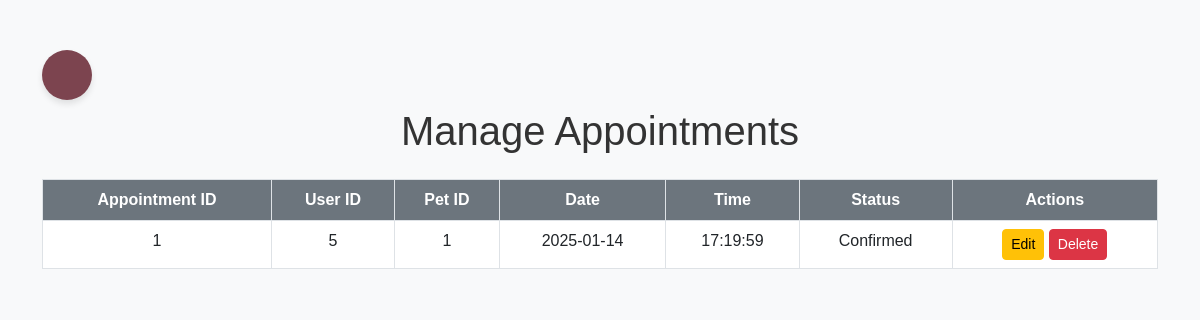
Screenshot of /PETOPIA/appointments.php (signed in) with the database file from the repository.
### tables this page shows
CREATE TABLE `appointments` (
  `appointment_id` int(11) NOT NULL,
  `user_id` int(11) NOT NULL,
  `pet_id` int(11) NOT NULL,
  `date` date NOT NULL,
  `time` time NOT NULL,
  `status` enum('Pending','Confirmed','Cancelled') NOT NULL
);

### PETOPIA/appointments.php (the view, shortened to what this page needs)
<?php
include('database.php');
$sql = "SELECT appointment_id, user_id, pet_id, date, time, status FROM Appointments";
$result = $conn->query($sql);
$appointments = [];
while ($appointment = $result->fetch_assoc()) {
    $appointments[] = $appointment;
}
?>
<!DOCTYPE html>
<html lang="en">
<head>
    <link rel="stylesheet" href="https://cdn.jsdelivr.net/npm/bootstrap@5.3.0/dist/css/bootstrap.min.css">
</head>
<body>
    <div class="container">
        <div class="back-button">
        <a href="admin_dashboard.php" class="back-arrow"><i class="fas fa-arrow-left"></i></a>
        </div>
        <h1 class="text-center mb-4">Manage Appointments</h1>
        <table class="table table-bordered table-hover">
            <thead>
                <tr>
                    <th>Appointment ID</th>
                    <th>User ID</th>
                    <th>Pet ID</th>
                    <th>Date</th>
                    <th>Time</th>
                    <th>Status</th>
                    <th>Actions</th>
                </tr>
            </thead>
            <tbody>
                <?php foreach ($appointments as $appointment): ?>
                    <tr>
                        <td><?= htmlspecialchars($appointment['appointment_id']); ?></td>
                        <td><?= htmlspecialchars($appointment['user_id']); ?></td>
                        <td><?= htmlspecialchars($appointment['pet_id']); ?></td>
                        <td><?= htmlspecialchars($appointment['date']); ?></td>
                        <td><?= htmlspecialchars($appointment['time']); ?></td>
                        <td><?= htmlspecialchars($appointment['status']); ?></td>
                        <td>
                            <a href="edit_appointment.php?id=<?= urlencode($appointment['appointment_id']); ?>" class="btn btn-warning btn-sm">Edit</a>
                            <a href="delete_appointment.php?id=<?= urlencode($appointment['appointment_id']); ?>" class="btn btn-danger btn-sm" onclick="return confirm('Are you sure you want to delete this appointment?');">Delete</a>
                        </td>
                    </tr>
                <?php endforeach; ?>
            </tbody>
        </table>
    </div>
</body>
</html>

### PETOPIA/appointments.php (style rules this page uses)
body { font-family: Arial, sans-serif; background-color: #f8f9fa; color: #333; }
.container { margin-top: 50px; }
.table th { background-color: #6c757d; color: white; text-align: center; }
.table td { text-align: center; }
.btn { font-weight: 500; }
.back-arrow { font-size: 24px; color: white; text-decoration: none; background-color: #7C444F; border-radius: 50%; padding: 12px; width: 50px; height: 50px; display: inline-block; text-align: center; box-shadow: 0 4px 6px rgba(0, 0, 0, 0.1); }

### rows the page displays
appointments: appointment_id "1", user "5", pet "1", date "2025-01-14", time "17:19:59", status "Confirmed"
